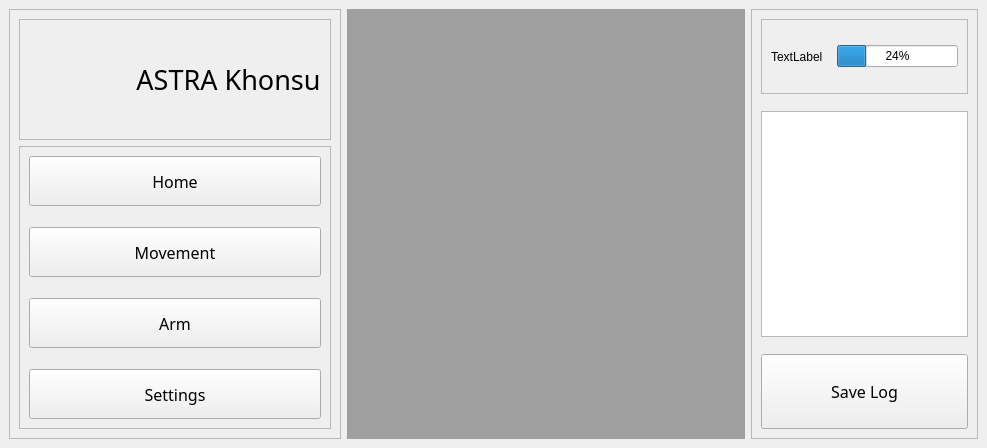
<?xml version="1.0" encoding="UTF-8"?>
<ui version="4.0">
 <class>MainWindow</class>
 <widget class="QMainWindow" name="MainWindow">
  <property name="geometry">
   <rect>
    <x>0</x>
    <y>0</y>
    <width>987</width>
    <height>448</height>
   </rect>
  </property>
  <property name="windowTitle">
   <string>MainWindow</string>
  </property>
  <property name="autoFillBackground">
   <bool>false</bool>
  </property>
  <widget class="QWidget" name="centralwidget">
   <layout class="QHBoxLayout" name="horizontalLayout" stretch="4,7,4">
    <item>
     <widget class="QFrame" name="frame">
      <property name="frameShape">
       <enum>QFrame::StyledPanel</enum>
      </property>
      <property name="frameShadow">
       <enum>QFrame::Raised</enum>
      </property>
      <layout class="QVBoxLayout" name="verticalLayout" stretch="1,3">
       <item>
        <widget class="QFrame" name="frame_3">
         <property name="frameShape">
          <enum>QFrame::StyledPanel</enum>
         </property>
         <property name="frameShadow">
          <enum>QFrame::Raised</enum>
         </property>
         <layout class="QHBoxLayout" name="horizontalLayout_3">
          <item>
           <widget class="QLabel" name="label_3">
            <property name="sizePolicy">
             <sizepolicy hsizetype="Preferred" vsizetype="Preferred">
              <horstretch>0</horstretch>
              <verstretch>0</verstretch>
             </sizepolicy>
            </property>
            <property name="minimumSize">
             <size>
              <width>101</width>
              <height>101</height>
             </size>
            </property>
            <property name="maximumSize">
             <size>
              <width>101</width>
              <height>101</height>
             </size>
            </property>
            <property name="font">
             <font>
              <kerning>true</kerning>
             </font>
            </property>
            <property name="text">
             <string/>
            </property>
            <property name="textFormat">
             <enum>Qt::AutoText</enum>
            </property>
            <property name="pixmap">
             <pixmap>../res/images/astra_logo-no_bg.png</pixmap>
            </property>
            <property name="scaledContents">
             <bool>true</bool>
            </property>
            <property name="alignment">
             <set>Qt::AlignLeading|Qt::AlignLeft|Qt::AlignVCenter</set>
            </property>
            <property name="wordWrap">
             <bool>false</bool>
            </property>
            <property name="indent">
             <number>-1</number>
            </property>
           </widget>
          </item>
          <item>
           <widget class="QLabel" name="label_4">
            <property name="sizePolicy">
             <sizepolicy hsizetype="Expanding" vsizetype="Preferred">
              <horstretch>0</horstretch>
              <verstretch>0</verstretch>
             </sizepolicy>
            </property>
            <property name="font">
             <font>
              <family>Nirmala UI Semilight</family>
              <pointsize>20</pointsize>
             </font>
            </property>
            <property name="text">
             <string>ASTRA Khonsu</string>
            </property>
            <property name="scaledContents">
             <bool>true</bool>
            </property>
            <property name="alignment">
             <set>Qt::AlignCenter</set>
            </property>
           </widget>
          </item>
         </layout>
        </widget>
       </item>
       <item>
        <widget class="QFrame" name="frame_4">
         <property name="frameShape">
          <enum>QFrame::StyledPanel</enum>
         </property>
         <property name="frameShadow">
          <enum>QFrame::Raised</enum>
         </property>
         <layout class="QVBoxLayout" name="verticalLayout_3">
          <property name="spacing">
           <number>21</number>
          </property>
          <item>
           <widget class="QPushButton" name="pushButton">
            <property name="sizePolicy">
             <sizepolicy hsizetype="Expanding" vsizetype="Minimum">
              <horstretch>0</horstretch>
              <verstretch>0</verstretch>
             </sizepolicy>
            </property>
            <property name="font">
             <font>
              <family>Nirmala UI Semilight</family>
              <pointsize>12</pointsize>
             </font>
            </property>
            <property name="styleSheet">
             <string notr="true">margin: 0rem;</string>
            </property>
            <property name="text">
             <string>Home</string>
            </property>
           </widget>
          </item>
          <item>
           <widget class="QPushButton" name="pushButton_2">
            <property name="sizePolicy">
             <sizepolicy hsizetype="Expanding" vsizetype="Minimum">
              <horstretch>0</horstretch>
              <verstretch>0</verstretch>
             </sizepolicy>
            </property>
            <property name="font">
             <font>
              <family>Nirmala UI Semilight</family>
              <pointsize>12</pointsize>
             </font>
            </property>
            <property name="styleSheet">
             <string notr="true">margin: 0rem;</string>
            </property>
            <property name="text">
             <string>Movement</string>
            </property>
           </widget>
          </item>
          <item>
           <widget class="QPushButton" name="pushButton_3">
            <property name="sizePolicy">
             <sizepolicy hsizetype="Expanding" vsizetype="Minimum">
              <horstretch>0</horstretch>
              <verstretch>0</verstretch>
             </sizepolicy>
            </property>
            <property name="font">
             <font>
              <family>Nirmala UI Semilight</family>
              <pointsize>12</pointsize>
             </font>
            </property>
            <property name="styleSheet">
             <string notr="true">margin: 0rem;</string>
            </property>
            <property name="text">
             <string>Arm</string>
            </property>
           </widget>
          </item>
          <item>
           <widget class="QPushButton" name="pushButton_4">
            <property name="sizePolicy">
             <sizepolicy hsizetype="Expanding" vsizetype="Minimum">
              <horstretch>0</horstretch>
              <verstretch>0</verstretch>
             </sizepolicy>
            </property>
            <property name="font">
             <font>
              <family>Nirmala UI Semilight</family>
              <pointsize>12</pointsize>
             </font>
            </property>
            <property name="styleSheet">
             <string notr="true">margin: 0rem;</string>
            </property>
            <property name="text">
             <string>Settings</string>
            </property>
           </widget>
          </item>
         </layout>
        </widget>
       </item>
      </layout>
     </widget>
    </item>
    <item>
     <widget class="QMdiArea" name="mdiArea"/>
    </item>
    <item>
     <widget class="QFrame" name="frame_2">
      <property name="frameShape">
       <enum>QFrame::StyledPanel</enum>
      </property>
      <property name="frameShadow">
       <enum>QFrame::Raised</enum>
      </property>
      <layout class="QVBoxLayout" name="verticalLayout_2" stretch="1,3,1">
       <property name="spacing">
        <number>17</number>
       </property>
       <item>
        <widget class="QFrame" name="frame_5">
         <property name="frameShape">
          <enum>QFrame::StyledPanel</enum>
         </property>
         <property name="frameShadow">
          <enum>QFrame::Raised</enum>
         </property>
         <layout class="QHBoxLayout" name="horizontalLayout_2" stretch="1,2">
          <item>
           <widget class="QLabel" name="label_2">
            <property name="text">
             <string>TextLabel</string>
            </property>
           </widget>
          </item>
          <item>
           <widget class="QProgressBar" name="progressBar">
            <property name="value">
             <number>24</number>
            </property>
           </widget>
          </item>
         </layout>
        </widget>
       </item>
       <item>
        <widget class="QPlainTextEdit" name="plainTextEdit"/>
       </item>
       <item>
        <widget class="QPushButton" name="pushButton_5">
         <property name="sizePolicy">
          <sizepolicy hsizetype="Minimum" vsizetype="Expanding">
           <horstretch>0</horstretch>
           <verstretch>0</verstretch>
          </sizepolicy>
         </property>
         <property name="font">
          <font>
           <family>Nirmala UI Semilight</family>
           <pointsize>12</pointsize>
          </font>
         </property>
         <property name="styleSheet">
          <string notr="true">margin: 0rem;</string>
         </property>
         <property name="text">
          <string>Save Log</string>
         </property>
         <property name="checkable">
          <bool>false</bool>
         </property>
         <property name="default">
          <bool>false</bool>
         </property>
         <property name="flat">
          <bool>false</bool>
         </property>
        </widget>
       </item>
      </layout>
     </widget>
    </item>
   </layout>
  </widget>
 </widget>
 <resources>
  <include location="../res/gui_res.qrc"/>
 </resources>
 <connections/>
</ui>
